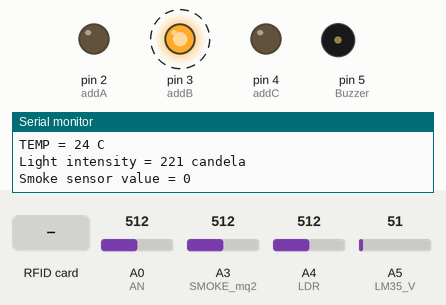
Recording of a sketch running on a simulated Arduino Uno, built with avr-gcc and run on an emulated ATmega328P. Parts: output pins drawn as LEDs (lit = HIGH), buzzer (waves = sounding, pin HIGH), the last lines printed to the serial monitor. Dashed ring = blinking. The inputs (shaded band) are chosen by the test bench; at power-on: A5 (LM35_V) = 51, A3 (SMOKE_mq2) = 512, A0 (AN) = 512, A4 (LDR) = 512. Pins used as bus, display or sensor lines are not drawn.

Above: at 0.73 s.
At 1.2 s:
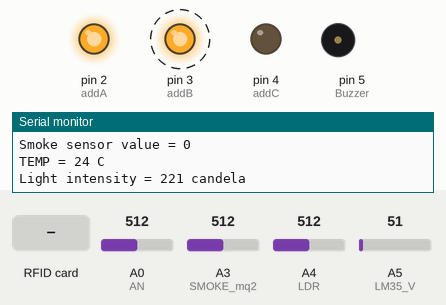
1.3 s: RFID card 62 2C B1 1F held to the reader
At 2.66 s:
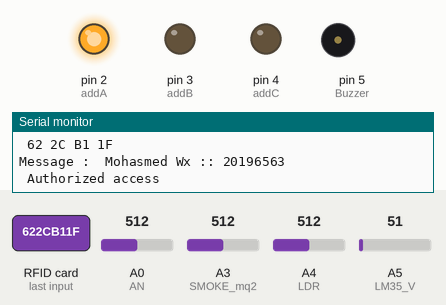
4.3 s: A5 (LM35_V) set to 23
7.3 s: A5 (LM35_V) set to 18
10.3 s: A3 (SMOKE_mq2) set to 528
16.3 s: A3 (SMOKE_mq2) set to 25
Timing chart, 0 to 20.3 s (numbered marks = the images above; inputs shaded):
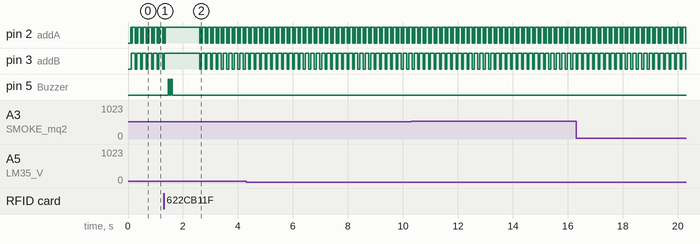

Measured:
- after the input at 1.3 s, pin 5 (Buzzer): alternates HIGH for 0.05 s and LOW for 0.05 s, 4 changes in all, then stays LOW, starting after 0.16 s
- by itself, pin 2 (addA): repeats every 0.20 s: HIGH 0.03 s, LOW 0.03 s, HIGH 0.11 s, LOW 0.03 s
- by itself, pin 3 (addB): alternates HIGH for 0.14 s and LOW for 0.06 s

The sketch:

IoT_SmartHome_Arduino.ino
```cpp
  //--->>>> DIGITAL & LOGIC CIRCUITS FINALE PROJECT <<<<--- @CR/This code Developed by AMC.@ SMART HOME DEMO - IOT - COMMUNICATION.
  //==== @Copy rights :- Eng Mohamed Ashraf <Coding:Circuits:Hardware> # Electrical Communication & Electronics Department - CIC
  //********************************************************************************************************************************************************************************************
  /************************ Sensors & Modules used_list **************************
                            ===========================
 ********************************************************************************************************
 * - 0  => * Microcontroller.        *   -> Arduino UNO Based-(ATMega328P@Microchip).         *   (Y)   *
 * - 1  => * RFID Sensor.            *  -> For Security main door.                            *   (Y)   *
 * - 2  => * Temp Sensor.            *  -> For Safety inside house.                           *   (Y)   *
 * - 3  => * LDR Sensor.             *  -> Smart house auto light detector with action.       *   (Y)   *
 * - 4  => * Gas / Smoke Sensor.     *  -> For safety inside house.                           *   (Y)   *
 * - 5  => * Air Quality Sensor.     *  -> For safety inside house.                           *   (N)   *
 * - 6  => * Wireless Control.       *  -> Smart house manual control from the Owner (User).  *   (N)   *
 * - 7  => * Solar power.            *  -> Smart house Renewable Energy with control.         *   (N)   *
 * - 8  => * IR Sensor.              *  -> Smart auto-door.                                   *   (Y)   *
 * - 9  => * Sound Sensor.           *  -> Smart sound system.                                *   (Y)   *
 ********************************************************************************************************[electrical_components(interfacing)]*/
   bool GAK = true; // General Access Key (Global SHUTDOWN for all the system !) /- DANGEROUS -/
  //==== Libraries include ===>
  #include <SPI.h> // SPI Communication protocol header file.
  #include <MFRC522.h> // RFID header file to use the RFID built-in functions.

  #include <SoftwareSerial.h> // Serial communication build-in functions (UART).

  #include <Servo.h> // Servo motor library for easy use.
  //-----------------------
  // Defines ==>
  //--------- Temp & LDR & Gas Sensor Defines -----------
  #define LM35_V A5      // Analog pin to read data from tempreture sensor.
  #define LDR A4        // Analog pin to read data from light dependent resistor sensor.
  #define SMOKE_mq2 A3 // Analog pin to read data from gas sensor.
  //----- RFID Sensor-Conf Defines ----
  #define SS_PIN 10  // Set pin for module.
  #define RST_PIN 9 // Reset pin for module.
  #define Buzzer 5 // Buzzer indicator Access Suc/Den.
  #define Wx_ID "62 2C B1 1F"   //Hex Format for owner's ID.
//  #define N_ID  "77 B3 3F 27" // Hex format for another ID.
  //----------- IR Sensor-Conf Defines ----------
  #define addA 2 // Address A for multiplexer.
  #define addB 3 // Address B for multiplexer.
  #define addC 4 // Address C for multiplexer.
  #define AN A0  // Analog input pin interfacing.
  //------------- SOUND Sensor-Conf Defines ----------
  //#define SOUND_DDATA 3 //  Data INPUT from the Sound detector sensor.
  //-------------------------------------
  // Initializing ==>
    unsigned long T0 = 0;   // millis controlling interrupt. Timer 0 , Mask 0
    unsigned long T1 = 0;  // millis controlling interrput.  Timer 1 , Mask 1
    unsigned long T3 = 0; // millis controlling interruput.  Timer 2 , Mask 2


  //  byte SOUND_DATA_VALUE = 0; // the sound detection sensor input digital data.

    byte temp  = 0;    // the LM35_variable with 8-bit size.
    byte light = 0;  // the LDR_variable with 8-bit size.
    byte Smoke = 0; // the MQ-2_Variable with 8-bit size.

    byte IR1_DATA_IN; // Analog input data from IR sensor 1.
    byte IR2_DATA_IN; // Analog input data from IR sensor 2.
    byte IR3_DATA_IN; // Analog input data from IR sensor 3.
    byte IR4_DATA_IN; // Analog input data from IR sensor 3.

  //  byte FLAG_RX = 0; // Serial comm - UART data RX flag.
  //  char DATA_UART; // Reading data serial-comm UART_RX.

    bool FLAG_A    = false; // INIT Flag_Access_Authorized Data for RFID.
    bool FLAG_D    = false; // INIT Flag_Access_Denied Data for RFID.

    bool FLAG_LDR  = false; // INIT Flag_LDR Action.

    bool FLAG_LM35_U1 = false; // INIT Flag_LM35_UNIT1 Action.
  //bool FLAG_LM35_U2 = false; // INIT Flag_LM35_UNIT2 Action. ***Disabled.
  //bool FLAG_LM35_U3 = false; // INIT Flag_LM35_UNIT3 Action. ***Disabled.

    bool FLAG_MQ2  = false; // INIT Flag_MQ2 Action.
    MFRC522 rfid(SS_PIN, RST_PIN); // Instance of the class
  //============================== Program F-Declarations ==>
  void Temp_Sensor();             // Global define for temp sensor.
  void LDR_Sensor();             //Global define for LDR sensor.
  void RFID_Sensor();           //Global define for rfid sensor.
  void SMOKE_Sensor();         // Global define for smoke sensor.
  void IR_CONF();             // Global define for IR Sensor.
 // void DATA_RX();          // Global define for UART RX Unit.
 // void SOUND_DETECTION(); // Global define for sound sensor.
  //======================= Main Program ==>
    void setup(){ Serial.begin(9600); // starting the serial monitor on baudrate :: 9600.
  //--RFID-Conf setup.
    SPI.begin();      // Initiate  SPI bus
    rfid.PCD_Init(); // Init MFRC522
    //--------------- END RFID CONF.
    pinMode(Buzzer,OUTPUT);    // Digital Pin state for buzzer is OUTPUT.

    pinMode(LM35_V,INPUT);     // Analog Pin state for Temprature sensor is INPUT.
    pinMode(LDR,INPUT);       // Analog Pin state for Light Dependant Resistor is INPUT.
    pinMode(SMOKE_mq2,INPUT); // Analog Pin state for Smoke detector sensor is INPUT.

    pinMode(addA,OUTPUT); // Address A for multiplexer as output Digital.
    pinMode(addB,OUTPUT); // Address B for multiplexer as output Digital.
    pinMode(addC,OUTPUT); // Address C for multiplexer as output Digital.

    pinMode(IR1_DATA_IN,INPUT); // Digital Pin state for Infra red sensor is INPUT.
    pinMode(IR2_DATA_IN,INPUT); // Digital Pin state for Infra red sensor is INPUT.
    pinMode(IR3_DATA_IN,INPUT); // Digital Pin state for Infra red sensor is INPUT.
    pinMode(IR4_DATA_IN,INPUT); // Digital Pin state for Infra red sensor is INPUT.
   //pinMode(SOUND_DATA_VALUE,INPUT); // Digital Pin state for Sound detection sensor is INPUT.
  //----------------------------------------------------------------------
 //-- setup
    T0 = millis(); T1 = millis(); T3 = millis();} //end main void setup. & End with 3 time states for general using.
  //*-*-*-*-*-*-*-*-*-*-*-*-*-*-*-*-*-*-*-*-*-*-*-*-*-*-*-*-*-*-*-*-*-*-*-*-*-*-*-*-*-*-*-*-*-*-*-*
    void loop(){ // Void loop start --------------<
     //-------------------------------------------
     while(GAK){ // Start General Access Key .
        if(millis() - T0 >= 100){
          Temp_Sensor();          // LM35 Sensor Function.
          LDR_Sensor();          // LDR Sensor Function.
          SMOKE_Sensor();       // SMOKE Sensor Function.
            T0 = millis();} // ==> end if1.
        if(millis() - T1 >= 50){
          RFID_Sensor();         // RFID Sensor sound Functions.
            T1 = millis();} // ==> end if2.
        if(millis() - T3 >= 15){
      //  DATA_RX();         // UART RX Function.
          IR1_CONF();         // IR1 Sensor Function.
          IR2_CONF();         // IR2 Sensor Function.
          IR3_CONF();         // IR3 Sensor Function.
          IR4_CONF();         // IR4 Sensor Function.
        //  SOUND_DETECTION();// SOUND Sensor Function.
            T3 = millis();}  // ==> end if3.
      }// END if - General Access Key.
    //---------------------------------------------
    } //end main void loop.
  /*
  *
  *-*-*-*-*-*-*-*-*-*-*-*-*-*-*-*-*-*-*-*-*-*-*-*-*-*-*-*-*-*-*-*-*-*-*-*-*-*-*-*-*-*-*-*-*-*-*-*-*-*/
  //=====================> Functions <===================
   void RFID_Sensor(){// RFID action and Access.
    if (rfid.PICC_IsNewCardPresent() && rfid.PICC_ReadCardSerial()) {
    String UID  = "";
    for (byte i = 0;  i < rfid.uid.size;  i++)  {
       Serial.print(rfid.uid.uidByte[i] < 0x10 ? " 0" : " ");// E8 07 C7 D2
       Serial.print(rfid.uid.uidByte[i], HEX);
       UID.concat(String(rfid.uid.uidByte[i] < 0x10 ? " 0" : " ")); // 0E c2 12
       UID.concat(String(rfid.uid.uidByte[i], HEX));} // end for loop.
       Serial.println(); Serial.print("Message : "); // printing the messege
    UID.toUpperCase();
    //change here the UID of the card/cards that you want to give access
    if      (UID.substring(1) == Wx_ID)      {Serial.println(" Mohasmed Wx :: 20196563 "); Serial.println(" Authorized access"); FLAG_A  = true; Access_Suc();} // Mohamed Ashraf 20196563
    else                                     {Serial.println(" Access denied"); FLAG_D = true; Access_Den();} // if none of these owners.
    rfid.PICC_HaltA();
    rfid.PCD_StopCrypto1();} //Stop encryption on PCD & end if
   }//end RFID Sensor.
    //---------- RFID-Conf Functions ----------
    void Access_Suc(){ // if the flag(Right access == True(1)) will make this action(sound).
      if(FLAG_A){ //Action start.
    digitalWrite(Buzzer,HIGH); delay(50);
    digitalWrite(Buzzer,LOW);  delay(50);
    digitalWrite(Buzzer,HIGH); delay(50);
    digitalWrite(Buzzer,LOW);  delay(1000);
      FLAG_A  = false; // set the flag to 0 to reset it.
     } //end if.
    }//end Access Suc.
   void Access_Den(){ // Action start.
      if(FLAG_D){
    Serial.println(" Access denied");
    digitalWrite(Buzzer,HIGH);
    delay(500);
    digitalWrite(Buzzer,LOW);
    delay(800);
      FLAG_D = false;
     } // end if.
    }//end Access Den.
    //---------- Temp Sensor-Conf Fucntion ------------
   void Temp_Sensor(){
      temp = (analogRead(LM35_V) * 0.48828125); // converting the volt value to tempreture data.
      Serial.print("TEMP = ");
      Serial.print(temp); // printing the output tempreture.
      Serial.println(" C");
      if(temp >= 0  || temp <= 10){
        //Action
        }
      else if(temp > 10 || temp <= 25){
        //Action
        }
      else if(temp > 25 || temp <= 50){
        //Action
        }
      else {
        //Action
        }
   } //end Temp sensor.
   //----------- LDR Sensor-Conf Function -------------
   void LDR_Sensor(){
      light = analogRead(LDR); // reading the data coming from sensor.
      byte lvl = map(light,54,206,0,100); // mapping range for easy use. (0-100) intensety.
      Serial.print("Light intensity = "); Serial.print(lvl); Serial.println(" candela");
      if(lvl > 50){ FLAG_LDR = true; LDR_FLAG(); } // Starting Action.
   } // END LDR_Sensor.
   void LDR_FLAG(){
    if(FLAG_LDR){

      //Action.

      FLAG_LDR = false;}//END IF.
    }//END LDR_FLAG.
   //end LDR Sensor.
    //----------- Smoke Sensor-Conf Function -------------
   void SMOKE_Sensor(){
    Smoke = analogRead(SMOKE_mq2);
    Serial.print("Smoke sensor value = "); Serial.println(Smoke);
    delay(50); //delay for reading values.
    if(Smoke > 200 ){ FLAG_MQ2 = true; MQ2_FLAG(); } // Starting Action.
    } // END SMOKE_Sensor.
   void MQ2_FLAG(){
    if(FLAG_MQ2){

    //Action.

    FLAG_MQ2 = false;}//END IF.
    }//END MQ2_FLAG.
    //end Smoke Sensor.

    //----------- DATA Received UART -------------
   /*void DATA_RX(){  //---*** Disabled Wirless Controlling ***
    if(Serial.available() > 0){ //if the Serial comm flag goes high.
      DATA_UART = Serial.read(); // reading the data recieved. ->D<0:1:2:3>H<00:01:03>B<0000$0000:0000$0001:0000$0010:0000$0011><-
      Serial.print("Data received = "); Serial.println(DATA_UART);
      switch(DATA_UART){ // switching cases between the needed values (Actions from user - Manual Control).
//--------------------------------------------------------------------------------
        case 'S':               //DATA_CONTROL_S_VALUE = Shutdown the system.
            GAK = false;
          break;
        case 'R':              //DATA_CONTROL_R_VALUE = Restore the system.
            GAK = true;
            //ActionSD.
          break;
 //--------------------------------------------------------------------------------
        case '0':               //DATA_CONTROL_1_VALUE =
            //Action0.
         break;
        case '1':             //DATA_CONTROL_2_VALUE =
            //Action1.
         break;
        case '2':           //DATA_CONTROL_3_VALUE =
            //Action2.
         break;
        case '3':         //DATA_CONTROL_4_VALUE =
            //Action3.
         break;
        case '4':       //DATA_CONTROL_4_VALUE =
            //Action4.

        default: break; //DEFAULT_VALUE.
       }// end switch.
      }//end if.
        delay(50);} //end DATA RX. */

   //------------------- IR Sensor ---------------
   byte IR_READ(byte n){
    digitalWrite(addA,(n&1) ? HIGH:LOW);
    digitalWrite(addB,(n&2) ? HIGH:LOW);
    digitalWrite(addC,(n&4) ? HIGH:LOW);
    return analogRead(AN); } // Dnd Addressing Conditions Multiplexer.

   void IR1_CONF(){ // IR DETECT UNIT == 1.
    IR1_DATA_IN = IR_READ(0);
    if(IR1_DATA_IN < 200){ // if someone passed the door (interrupted the IR signal).
      // Action.
      } // end if.
      else{
      // Action.
        } // end else.
   delay(30);}//end IR1 CONF.
   void IR2_CONF(){ // IR DETECT UNIT == 2.
    IR2_DATA_IN = IR_READ(1);
    if(IR2_DATA_IN < 200){ // if someone passed the door (interrupted the IR signal).

      // Action.
      } // end if.
      else{
      // Action.
        } // end else.
   delay(30);}//end IR2 CONF.
   void IR3_CONF(){ // IR DETECT UNIT == 3.
    IR3_DATA_IN = IR_READ(2);
    if(IR3_DATA_IN < 200){ // if someone passed the door (interrupted the IR signal).

      // Action.
      } // end if.
      else{
      // Action.
        } // end else.
   delay(30);}//end IR3 CONF.
   void IR4_CONF(){ // IR DETECT UNIT == 4.
    IR4_DATA_IN = IR_READ(3);
    if(IR4_DATA_IN < 200){ // if someone passed the door (interrupted the IR signal).

      // Action.
      } // end if.
      else{
      // Action.
        } // end else.
   delay(30);}//end IR4 CONF.

   //--------------------- Sound Sensor ---------------------
   /*void SOUND_DETECTION(){ / *** Disabled Sound Detection ***
    SOUND_DATA_VALUE = digitalRead(SOUND_DDATA); // reading the digital data input from sensor.
    if(SOUND_DATA_VALUE == HIGH){ // if the sound value became high.

      // Action.

      }//end if.
    else {
      // Action.
      }//end else.
    delay(25);}//end SOUND DETECTION. */

   //-----------------------------------------------------------------------------------------------------------------------------------#END_CODE
   /*- Best regards ♥  * Develobed by @cr-AMC Group *
                        ****************************
***********************************************************************************************************************************************************************************************/
```
